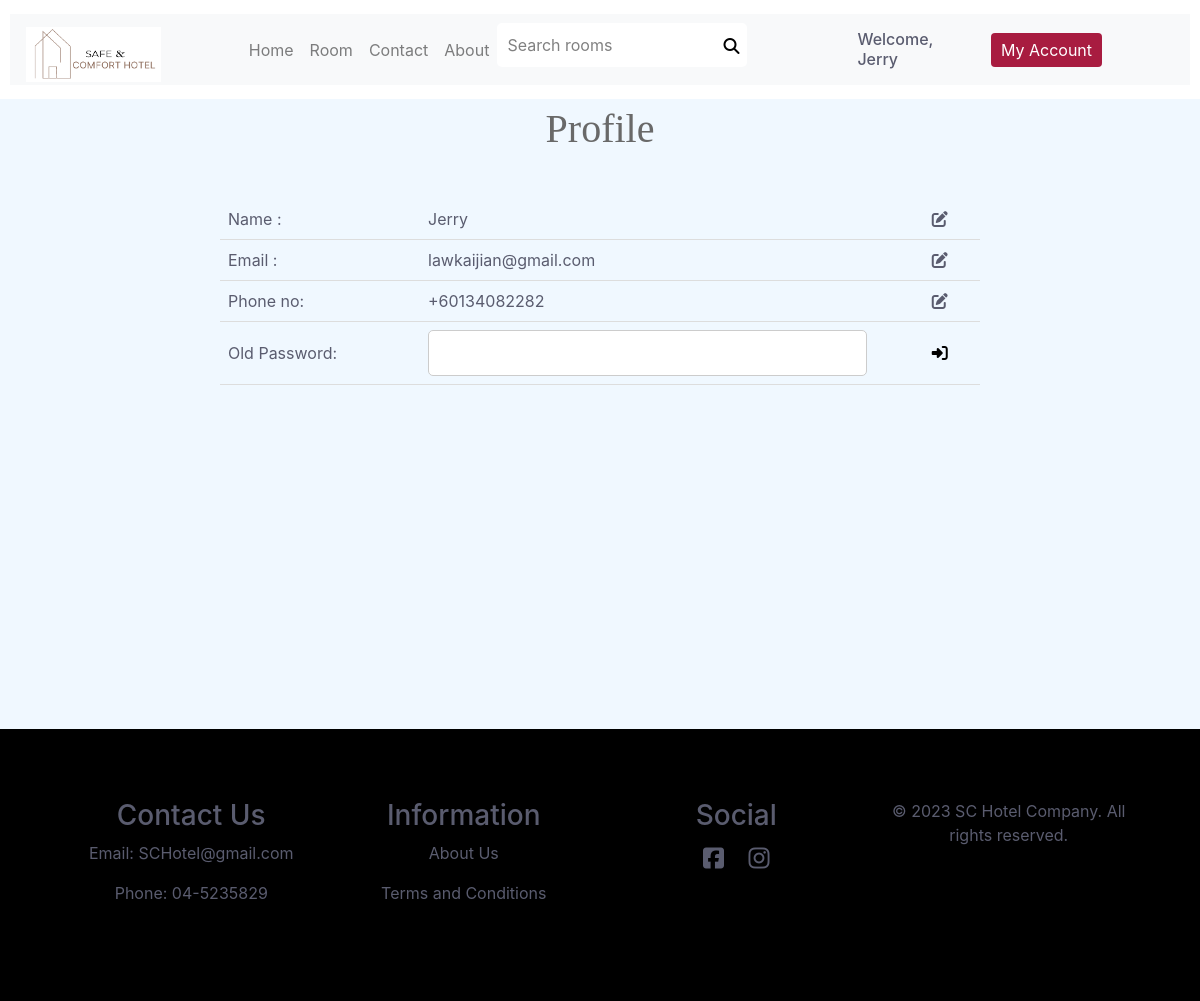
Page /Web_Development/public_html/ChangePassword.php (signed in) on the committed database.
### tables this page shows
CREATE TABLE `users` (
  `id` int(11) NOT NULL,
  `name` varchar(256) NOT NULL,
  `email` varchar(256) NOT NULL,
  `password` varchar(256) NOT NULL,
  `phoneno` int(20) NOT NULL
);

### Web_Development/public_html/ChangePassword.php (the view, shortened to what this page needs)
<?php
include 'config.php';
if (isset($_SESSION['users_id'])) {
    $user_id = $_SESSION['users_id'];
}
?>
<!DOCTYPE html>
<html>
    <head>
        <link rel="stylesheet" type="text/css" href="css/style2.css">
        <link rel="stylesheet" href="https://cdn.jsdelivr.net/npm/bootstrap@4.0.0/dist/css/bootstrap.min.css">
    </head>
    <body>
        <header>
            <nav class="navbar navbar-expand-lg navbar-light bg-light">
                <a class="navbar-brand logo" href="Home.html"><img src="img/logo2.png"  alt="Company Logo"></a>
                <div class="collapse navbar-collapse" id="navbarCollapse">
                    <ul class="navbar-nav mr-auto">
                        <li class="nav-item">
                            <a class="nav-link" href="Home.php">Home</a>
                        </li>
                        <li class="nav-item">
                            <a class="nav-link" href="Reservation.php">Room</a>
                        </li>
                        <li class="nav-item">
                            <a class="nav-link" href="Contact.php">Contact</a>
                        </li>
                        <li class="nav-item">
                            <a class="nav-link" href="About.php">About</a>
                        </li>
                    </ul>
                    <div class="search-container" style="margin-right: 110px;">
                        <form action="searchpage.php" method="GET">
                            <input type="text" placeholder="Search rooms" id="searchBar" value="<?php if(isset($_GET['search'])){echo $_GET['search'];} ?>" name="search" style="margin-bottom:10px" required>
                            <button type="submit"><i class="fas fa-duotone fa-magnifying-glass fa-beat"></i>
                        </form>
                    </div>
                    <div class='user' style="margin-right:15px;">
                        <?php
                        if (isset($_SESSION['name'])) {
                            echo "<h6 style='margin-bottom:0px;'>Welcome, " . $_SESSION['name'] . "</h>";
                        } else {
                            echo "<a href='login.php'><i class='fa fa-user'></i> Login</a>";
                        }
                        ?>
                    </div>
                    <div class="dropdown-acc">
                        <button class="dropbtn">My Account</button>
                    </div>
                </div>
            </nav>
        </header>
        <section >
            <div style="background-color: #f0f8ff; min-height: 630px;">
                <div class="title" style="margin-bottom: 0;">
                    <h2 class="change-font">Profile</h1>
                </div>
                <div class="changePass-form">
                    <?php
                    if (isset($_SESSION['users_id'])) {
                        $user_id = $_SESSION['users_id'];
                    }
                    $select_profile = mysqli_query($conn, "SELECT * FROM `users` WHERE id='$user_id'");
                    if (mysqli_num_rows($select_profile) > 0) {
                        while ($row = mysqli_fetch_assoc($select_profile)) {
                            $name = $row['name'];
                            $email = $row['email'];
                            $phoneno = $row['phoneno'];
                            ?>
                            <div class="d-flex justify-content-center">
                                <div class="col-md-8" style="padding:20px;">
                                    <table>
                                        <tbody>
                                            <tr>
                                                <td style="text-align:left; width: 200px;">Name :</td>
                                                <td>
                                                    <span id="nameValue"><?php echo $name; ?></span>
                                                </td>
                                                <td>
                                                    <i class="fa-solid fa-pen-to-square" onclick="confirmNameUpdate()"></i>
                                                </td>
                                            </tr>
                                            <tr>
                                                <td>Email :</td>
                                                <td>
                                                    <span id="emailValue"><?php echo $email; ?></span>
                                                </td>
                                                <td>
                                                    <i class="fa-solid fa-pen-to-square" onclick="confirmEmailUpdate()"></i>
                                                </td>
                                            </tr>
                                            <tr>
                                                <td>Phone no:</td>
                                                <td>
                                                    <span id="phoneValue">+60<?php echo $phoneno; ?></span>
                                                </td>
                                                <td>
                                                    <i class="fa-solid fa-pen-to-square" onclick="confirmPhoneUpdate()"></i>
                                                </td>
                                            </tr>
                                            <tr>
                                        <form action="" method="POST">
                                            <td>Old Password:</td>
                                            <td>
                                                <input type="password" name="password" placeholder="">
                                            </td>
                                            <td>
                                                <button type="submit" name="submit" style="border:0px; padding:0px; background-color: #f0f8ff">
                                                    <i class="fa-solid fa-right-to-bracket"></i>
                                                </button>
                                            </td>
                                        </form>
                                        </tr>
                                        </tbody>
                                    </table>
                                </div>
                            </div>
                            <?php
                        }
                    } else {
                        echo "<div class='display-order'><span>your prebook is empty!</span></div>";
                    }
                    ?>
                </div>
            </div>
        </section>
        <footer>
            <div class="row" style="display:block;" >
                <div class="col-md-12">
                    <div style="background-color: black;">
                        <div class="row" >
                            <div class="col-md-3 contact">
                                <h3>Contact Us</h3>
                                <p>Email: SCHotel@gmail.com</p>
                                <p>Phone: 04-5235829</p>
                            </div>
                            <div class="col-md-3 info">
                                <h3>Information</h3>
                                <p>About Us</p>
                                <p>Terms and Conditions</p>
                            </div>
                            <div class="col-md-3 social">
                                <h3>Social</h3>
                                <a href="#"><i class="fab fa-facebook-square"></i></a>
                                <a href="#"><i class="fab fa-instagram"></i></a>
                            </div>
                            <div class="col-md-3 copyright">
                                <p>&copy; 2023 SC Hotel Company. All rights reserved.</p>
                            </div>
                        </div>
                    </div>
                </div>
            </div>
        </footer>
    </body>
</html>

### Web_Development/public_html/css/style2.css (style rules this page uses)
* { box-sizing: border-box; }
body { background-color: #ffffff; font-family: "Helvetica", Arial, serif; color: #5a5c6f !important; margin: 0; height: 100%; }
header { display: flex; justify-content: space-between; align-items: center; padding: 14px 10px; background-color: #ffffff; }
.logo { width: 200px; height: 55px; }
.logo img { width: 135px; height: 55px; margin-bottom: 10px; }
input[type="text"], input[type="email"], input[type="number"], textarea, select { width: 100%; padding: 10px; border: 2px; border-radius: 5px; margin-bottom: 15px; box-sizing: border-box; }
.search-container input { border-radius: 5px; width: 250px; }
.search-container button { position: absolute; margin-left: -30px; margin-top: 10px; border: none; background-color: white; }
.row { margin-left: 30px; }
.title { margin-bottom: 3em; margin-left: 16.66667%; width: 66.66667%; text-align: center; }
.title h2 { font-size: 40px; margin: 0; margin-bottom: 20px; line-height: 1.5; font-weight: 300; position: relative; color: #696969; }
.change-font { font-family: "Cambria", cambria; }
footer { background-color: black; padding: 70px; display: flex; justify-content: space-between; }
.contact, .info, .social, .copyright { text-align: center; margin-bottom: 10px; }
.social a { margin: 0 10px; font-size: 24px; color: inherit; ; }
table { width: 100%; border-collapse: collapse; }
th, td { padding: 8px; text-align: left; border-bottom: 1px solid #ddd; }
.dropbtn { background-color: #a81c40; color: white; padding: 16px; font-size: 16px; border: none; border-radius: 4px; padding: 5px 10px; text-decoration: none; }
.dropdown-acc { position: relative; display: inline-block; width: 186.50px; }
.changePass-form form { margin: 0 auto; max-width: 270px; border-radius: 10px; margin-bottom: 30px; border: 2px solid #ccc; padding: 20px; }
input[type="password"] { padding: 10px; border: 1px solid #ccc; border-radius: 5px; font-size: 16px; margin-bottom: 20px; }
#searchBar::placeholder { color: grey; }

### Web_Development/public_html/ChangePassword.php (style rules this page uses)
input[type="password"] { padding: 10px; border: 1px solid #ccc; border-radius: 5px; font-size: 16px; margin-bottom: 0px; width: 90%; }

### rows in the picture
users: name "Jerry", email "lawkaijian@gmail.com", phoneno "134082282"

### other values in the picture
$_SESSION['name'] "Jerry"
